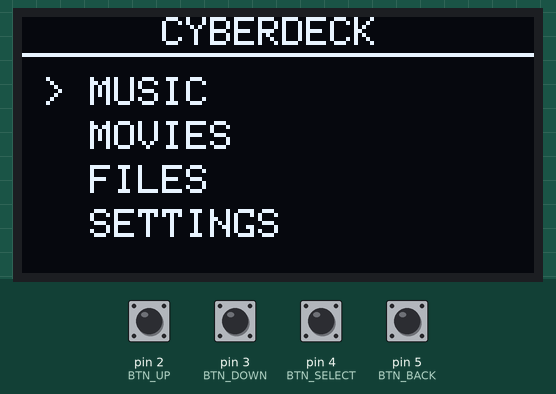
Recording of a sketch running on a simulated Arduino Uno, built with avr-gcc and run on an emulated ATmega328P. On the bench: 128×64 one-colour display. The test bench sets the inputs (shaded band); at power-on: pin 2 (BTN_UP), pin 3 (BTN_DOWN), pin 4 (BTN_SELECT), pin 5 (BTN_BACK) HIGH.

Above: at 1.2 s.
1.3 s: pin 2 (BTN_UP) pulled LOW for 1 s
At 2.6 s:
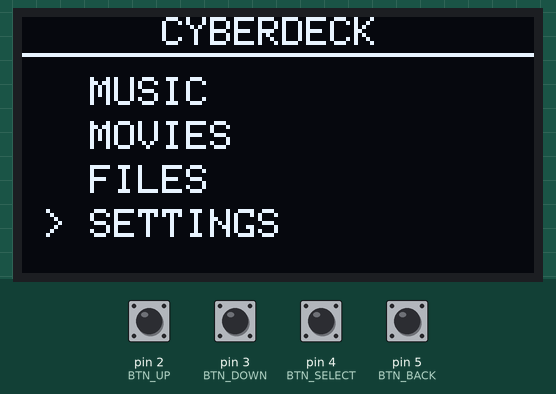
3.8 s: pin 4 (BTN_SELECT) pulled LOW for 0.15 s
At 5.2 s:
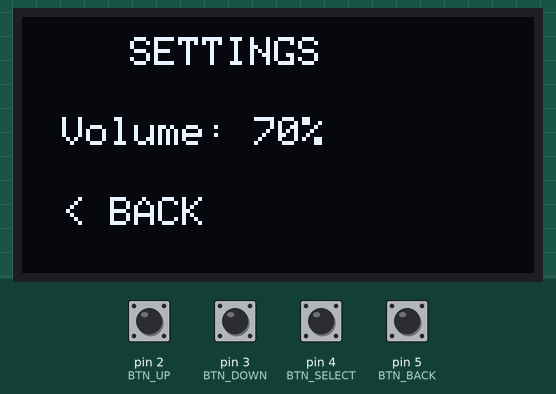
Timing chart, 0 to 6.8 s (numbered marks = the images above; inputs shaded):
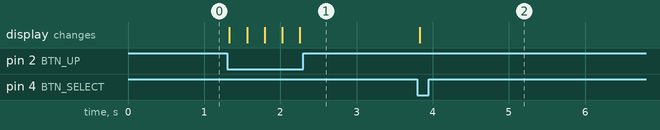

Measured:
- after the input at 1.3 s, the display: changes at once (image 1)
- after the input at 3.8 s, the display: changes at once (image 2)

The sketch:

sketch.ino
```cpp
#include <Wire.h>
#include <Adafruit_GFX.h>
#include <Adafruit_SSD1306.h>

#define SCREEN_WIDTH 128
#define SCREEN_HEIGHT 64

#define BTN_UP     2
#define BTN_DOWN   3
#define BTN_SELECT 4
#define BTN_BACK   5

Adafruit_SSD1306 display(SCREEN_WIDTH, SCREEN_HEIGHT, &Wire, -1);

String menu[] = {
  "MUSIC",
  "MOVIES",
  "FILES",
  "SETTINGS"
};

int selected = 0;

enum Screen {
  MAIN_MENU,
  MUSIC_SCREEN,
  MOVIES_SCREEN,
  FILES_SCREEN,
  SETTINGS_SCREEN
};

Screen currentScreen = MAIN_MENU;


// ----------------------------
// Draw main menu
// ----------------------------

void drawMainMenu() {

  display.clearDisplay();

  display.setTextSize(1);
  display.setTextColor(WHITE);

  display.setCursor(35, 0);
  display.println("CYBERDECK");

  display.drawLine(0, 9, 127, 9, WHITE);

  for (int i = 0; i < 4; i++) {

    display.setCursor(5, 15 + i * 11);

    if (i == selected) {
      display.print("> ");
    } else {
      display.print("  ");
    }

    display.println(menu[i]);
  }

  display.display();
}


// ----------------------------
// Draw individual screens
// ----------------------------

void drawScreen() {

  display.clearDisplay();

  display.setTextSize(1);
  display.setTextColor(WHITE);

  if (currentScreen == MUSIC_SCREEN) {

    display.setCursor(35, 5);
    display.println("MUSIC");

    display.setCursor(10, 25);
    display.println("No music loaded");

    display.setCursor(10, 45);
    display.println("< BACK");

  }

  else if (currentScreen == MOVIES_SCREEN) {

    display.setCursor(32, 5);
    display.println("MOVIES");

    display.setCursor(10, 25);
    display.println("No movies loaded");

    display.setCursor(10, 45);
    display.println("< BACK");

  }

  else if (currentScreen == FILES_SCREEN) {

    display.setCursor(35, 5);
    display.println("FILES");

    display.setCursor(10, 25);
    display.println("Storage empty");

    display.setCursor(10, 45);
    display.println("< BACK");

  }

  else if (currentScreen == SETTINGS_SCREEN) {

    display.setCursor(27, 5);
    display.println("SETTINGS");

    display.setCursor(10, 25);
    display.println("Volume: 70%");

    display.setCursor(10, 45);
    display.println("< BACK");

  }

  display.display();
}


// ----------------------------
// Setup
// ----------------------------

void setup() {

  pinMode(BTN_UP, INPUT_PULLUP);
  pinMode(BTN_DOWN, INPUT_PULLUP);
  pinMode(BTN_SELECT, INPUT_PULLUP);
  pinMode(BTN_BACK, INPUT_PULLUP);

  display.begin(SSD1306_SWITCHCAPVCC, 0x3C);

  drawMainMenu();
}


// ----------------------------
// Main loop
// ----------------------------

void loop() {

  // MAIN MENU
  if (currentScreen == MAIN_MENU) {

    // UP
    if (digitalRead(BTN_UP) == LOW) {

      selected--;

      if (selected < 0)
        selected = 3;

      drawMainMenu();

      delay(200);
    }


    // DOWN
    if (digitalRead(BTN_DOWN) == LOW) {

      selected++;

      if (selected > 3)
        selected = 0;

      drawMainMenu();

      delay(200);
    }


    // SELECT
    if (digitalRead(BTN_SELECT) == LOW) {

      if (selected == 0)
        currentScreen = MUSIC_SCREEN;

      else if (selected == 1)
        currentScreen = MOVIES_SCREEN;

      else if (selected == 2)
        currentScreen = FILES_SCREEN;

      else if (selected == 3)
        currentScreen = SETTINGS_SCREEN;

      drawScreen();

      delay(200);
    }
  }


  // SUB-SCREENS

  else {

    if (digitalRead(BTN_BACK) == LOW) {

      currentScreen = MAIN_MENU;

      drawMainMenu();

      delay(200);
    }
  }
}
```
